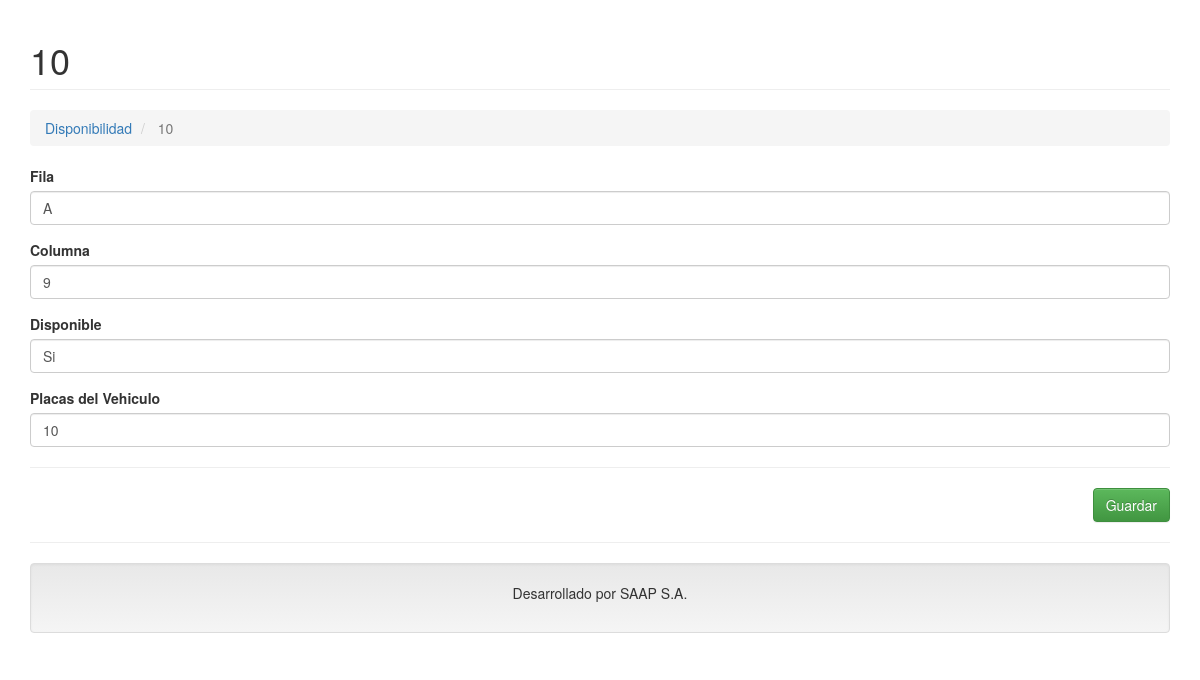
The page /disponibles.php?c=Disponibilidad&a=Update&id=1 (signed in) on the database its author committed.
### tables this page shows
CREATE TABLE `disponibilidad` (
  `IdLugar` int(11) NOT NULL,
  `Fila` varchar(1) DEFAULT NULL,
  `Columna` varchar(1) DEFAULT NULL,
  `Disponibilidad` tinyint(4) NOT NULL,
  `Placas` varchar(100) DEFAULT NULL
);

### controller/disponibilidad.controller.php (called while the page is built, shortened)
<?php
require_once 'model/disponibilidad.php';
class DisponibilidadController{
    private $model;
    public function __CONSTRUCT(){
        $this->model = new Disponibilidad();
    }
    public function Update(){
        $alm = new Disponibilidad();
        if(isset($_REQUEST['id'])){
            $alm = $this->model->Obtener($_REQUEST['id']);
        }
        require_once 'view/header.php';
        require_once 'view/disponibilidad/disponibilidad-actualizar.php';
        require_once 'view/footer.php';
    }
}

### model/database.php (called while the page is built)
<?php
class Database
{
    public static function StartUp()
    {
        $pdo = new PDO('mysql:host=localhost;dbname=saap;charset=utf8', 'root', '');
        $pdo->setAttribute(PDO::ATTR_ERRMODE, PDO::ERRMODE_EXCEPTION);
        return $pdo;
    }
}

### model/disponibilidad.php (called while the page is built, shortened)
<?php
class Disponibilidad
{
	private $pdo;
	public function __CONSTRUCT()
	{
		try
		{
			$this->pdo = Database::StartUp();
		}
		catch(Exception $e)
		{
			die($e->getMessage());
		}
	}
	public function Obtener($id)
	{
		try
		{
			$stm = $this->pdo
			          ->prepare("SELECT * FROM disponibilidad WHERE IdLugar = ?");
			$stm->execute(array($id));
			return $stm->fetch(PDO::FETCH_OBJ);
		} catch (Exception $e)
		{
			die($e->getMessage());
		}
	}
}

### view/disponibilidad/disponibilidad-actualizar.php (the view, shortened to what this page needs)
<h1 class="page-header">
    <?php echo $alm->IdLugar != null ? $alm->Placas : 'Ingreso de lugar'; ?>
</h1>
<ol class="breadcrumb">
  <li><a href="?c=Disponibilidad">Disponibilidad</a></li>
  <li class="active"> <?php echo $alm->IdLugar != null ? $alm->Placas : 'Ingreso de lugar'; ?></li>
</ol>
<form id="frm-cliente" action="?c=Disponibilidad&a=Modificar" method="post" enctype="multipart/form-data">
    <div class="form-group">
        <label>Fila</label>
        <input type="text" name="Fila" value="<?php echo $alm->Fila ?>" class="form-control" />
    </div>
    <div class="form-group">
        <label>Columna</label>
        <input type="text" name="Columna" value="<?php echo $alm->Columna ?>" class="form-control" />
    </div>
    <div class="form-group">
        <label>Disponible</label>
        <input type="text" name="Disponibilidad" value="<?php echo $alm->Disponibilidad == 1 ? 'Si' : 'No';  ?>" class="form-control" />
    </div>
     <div class="form-group">
        <label>Placas del Vehiculo </label>
        <input type="text" name="Placas" value="<?php echo $alm->Placas ?>" class="form-control" />
    </div>
    <hr />
    <div class="text-right">
        <button class="btn btn-success">Guardar</button>
    </div>
</form>

### rows shown on the page
disponibilidad: Placas "10", Fila "A", Columna "9", Disponibilidad "Si"
